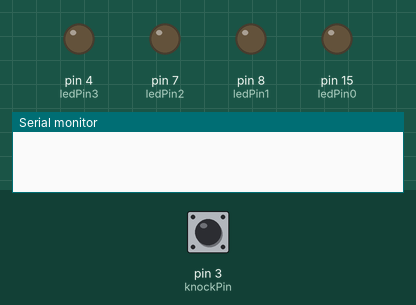
Recording of a sketch running on a simulated Arduino Uno, built with avr-gcc and run on an emulated ATmega328P. On the bench: output pins drawn as LEDs (lit = HIGH), the last lines printed to the serial monitor. Inputs (shaded band) come from the test bench; at power-on: pin 3 (knockPin) LOW.

Above: at 1.2 s.
1.3 s: pin 3 (knockPin) driven HIGH
At 2.3 s:
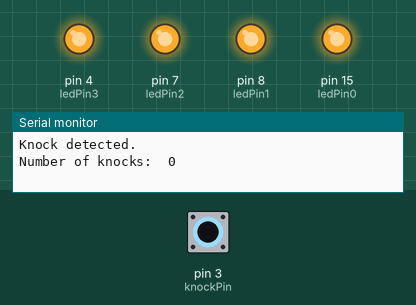
2.8 s: pin 3 (knockPin) driven LOW
4.3 s: pin 3 (knockPin) pulsed HIGH 5 times (0.12 s each, 0.3 s apart)
At 6.8 s:
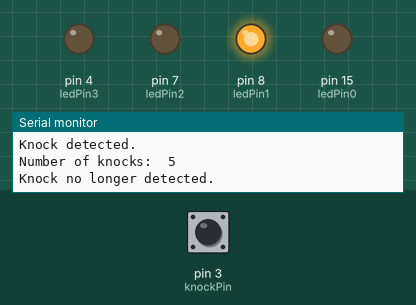
7.3 s: pin 3 (knockPin) driven HIGH
At 8.1 s:
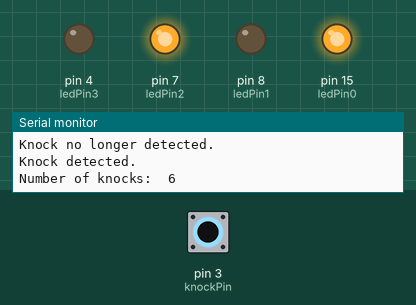
8.8 s: pin 3 (knockPin) pulsed LOW 2 times (0.12 s each, 0.3 s apart)
At 10.3 s:
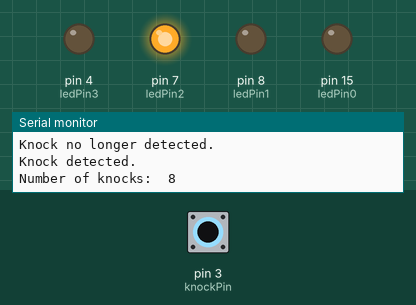
Timing chart, 0 to 11.8 s (numbered marks = the images above; inputs shaded):
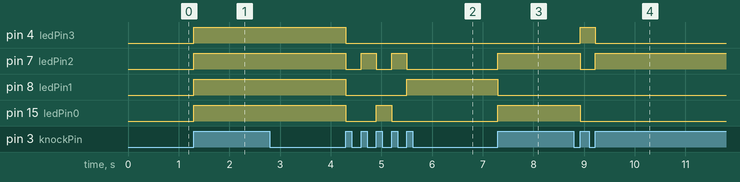

Measured:
- after the input at 1.3 s, pin 4 (ledPin3), pin 7 (ledPin2), pin 8 (ledPin1), pin 15 (ledPin0): LOW → HIGH at once
- after the input at 4.3 s, pin 4 (ledPin3): HIGH → LOW at once; pin 7 (ledPin2): alternates HIGH for 0.30 s and LOW for 0.30 s, 5 changes in all, then stays LOW, starting at once; pin 8 (ledPin1): HIGH → LOW at once, → HIGH 1.2 s later; pin 15 (ledPin0): HIGH → LOW at once, → HIGH 0.60 s later, → LOW 0.30 s later
- after the input at 7.3 s, pin 7 (ledPin2), pin 15 (ledPin0): LOW → HIGH at once; pin 8 (ledPin1): HIGH → LOW at once
- after the input at 8.8 s, pin 4 (ledPin3): LOW → HIGH after 0.12 s, → LOW 0.30 s later; pin 7 (ledPin2): HIGH → LOW after 0.12 s, → HIGH 0.30 s later; pin 15 (ledPin0): HIGH → LOW after 0.12 s

The sketch:

GHP_KnockSensor.ino
```cpp
const int knockPin = 3;
const int ledPin0 = 15;
const int ledPin1 = 8;
const int ledPin2 = 7;
const int ledPin3 = 4;

int knockCounter = -1;
int knockState = 0;
int lastKnockState = 0;

void setup() {
  pinMode(knockPin, INPUT);
  pinMode(ledPin0, OUTPUT);
  pinMode(ledPin1, OUTPUT);
  pinMode(ledPin2, OUTPUT);
  pinMode(ledPin3, OUTPUT);
  Serial.begin(9600);
}

void loop() {
  knockState = digitalRead(knockPin);

  if (knockState != lastKnockState) {
    if (knockState == HIGH) {
      // if knock detected
      knockCounter++;
      Serial.println("Knock detected.");
      Serial.print("Number of knocks:  ");
      Serial.println(knockCounter);
    } else {
      // If knock no longer detected
      Serial.println("Knock no longer detected.");
    }
  }
  lastKnockState = knockState;

  light(ledPin0, 3);
  light(ledPin1, 5);
  light(ledPin2, 2);
  light(ledPin3, 7);

}

void light(int ledPin, int mod) {
  if (knockCounter % mod == 0) {
    digitalWrite(ledPin, HIGH);
  } else {
    digitalWrite(ledPin, LOW);
  }

}
```
